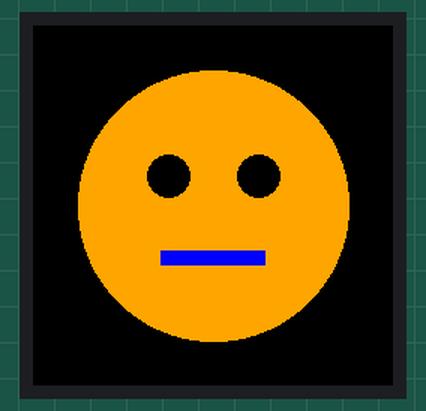
This sketch was run on a simulated Arduino Uno, built with avr-gcc and run on an emulated ATmega328P. On the bench: 240×240 colour display. What the sketch prints to the serial monitor is not drawn.

Above: at 0.3 s.

The sketch:

gc9a01a_xiao.ino
```cpp
// libs3 check: Adafruit_GC9A01A on a Seeed XIAO RP2040 (SPI0). Wiring: SCL → GP2, SDA → GP3, RES → GP28,
// DC → GP29, CS → GP1, VCC → 3V3, GND → GND. Draws an orange disc and two dark eyes, then says so.
#include <SPI.h>
#include <Adafruit_GFX.h>
#include <Adafruit_GC9A01A.h>

Adafruit_GC9A01A tft(1, 29, 28);

void setup() {
  Serial.begin(115200);
  tft.begin();
  tft.fillScreen(GC9A01A_BLACK);
  tft.fillCircle(120, 120, 90, GC9A01A_ORANGE);
  tft.fillCircle(90, 100, 14, GC9A01A_BLACK);
  tft.fillCircle(150, 100, 14, GC9A01A_BLACK);
  tft.fillRect(85, 150, 70, 10, GC9A01A_BLUE);
  Serial.println("gc9a01a drawn");
}

void loop() {}
```
